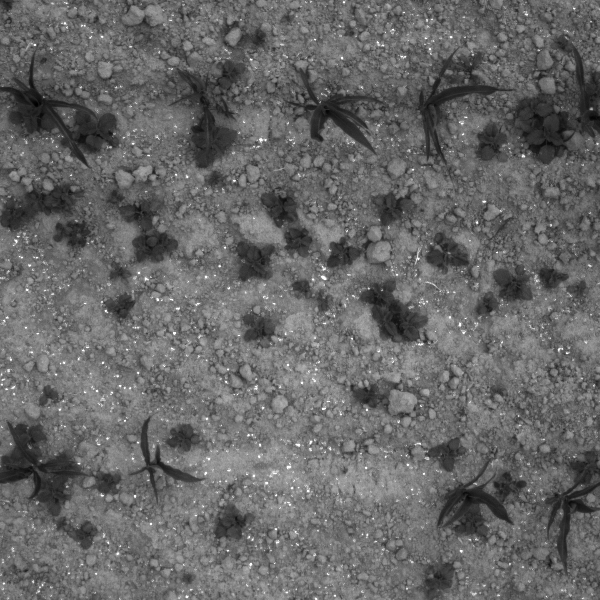
#> input picture IDW_Task/weed_sample.png, 600 x 600 px
$ python idw_interpolation.py
#> lines starting #> are read from the running program, lines starting #| are printed output that depends on the picture
import numpy as np
from scipy.spatial import KDTree
import matplotlib.pyplot as plt
from osgeo import gdal
import os
from PIL import Image

# 设置中文字体支持
import matplotlib.font_manager as fm

# 尝试设置中文字体
chinese_fonts = ['SimHei', 'DejaVu Sans', 'Arial Unicode MS', 'Microsoft YaHei', 'Noto Sans CJK SC']
available_fonts = [f.name for f in fm.fontManager.ttflist]

# 选择第一个可用的中文字体
chosen_font = 'DejaVu Sans'  # 默认字体
for font in chinese_fonts:
    if font in available_fonts:
        chosen_font = font
        break

plt.rcParams['font.sans-serif'] = [chosen_font]
plt.rcParams['axes.unicode_minus'] = False

print(f"使用字体: {chosen_font}")

# 检查字体是否支持中文
def check_chinese_support():
    """检查当前字体是否支持中文"""
    try:
        import matplotlib.pyplot as plt
        fig, ax = plt.subplots(1, 1, figsize=(1, 1))
        ax.text(0.5, 0.5, '中', transform=ax.transAxes)
        fig.savefig('font_test.png')
        plt.close(fig)
        return True
    except:
        return False

# 如果字体不支持中文，使用英文标签
if not check_chinese_support():
    print("警告：中文字体不可用，将使用英文标签")
    # 英文标签版本
    EN_LABELS = {
        'title': 'Weed Density IDW Interpolation Heatmap',
        'xlabel': 'X Coordinate (pixels)',
        'ylabel': 'Y Coordinate (pixels)',
        'colorbar': 'Weed Density (plants/m²)',
        'legend': 'Sample Points',
        'stats_template': 'Samples: {} | Max: {:.1f} | Min: {:.1f}'
    }
else:
    # 中文标签版本
    EN_LABELS = {
        'title': '杂草密度IDW插值热力图',
        'xlabel': 'X坐标（像素）',
        'ylabel': 'Y坐标（像素）',
        'colorbar': '杂草密度（株/m²）',
        'legend': '样本点',
        'stats_template': '样本点: {} | 最大密度: {:.1f} | 最小密度: {:.1f}'
    }


def read_sample_data(sample_path):
    """读取样本数据（自动识别GeoTIFF/PNG）"""
#> called with sample_path = 'weed_sample.png'
    try:
        if sample_path.endswith('.tif'):
            # 读取GeoTIFF格式
            dataset = gdal.Open(sample_path)
            density_matrix = dataset.ReadAsArray().astype(np.float32)
            geotransform = dataset.GetGeoTransform()
            origin_x, pixel_width = geotransform[0], geotransform[1]
            origin_y, pixel_height = geotransform[3], geotransform[5]

            # 提取有效样本点（过滤背景）
            y_indices, x_indices = np.where(density_matrix > 0)
            x_coords = origin_x + x_indices * pixel_width
            y_coords = origin_y + y_indices * pixel_height
            densities = density_matrix[y_indices, x_indices]
            dataset = None
        elif sample_path.endswith('.png'):
            # 读取PNG格式（灰度值映射为密度）
            img = Image.open(sample_path).convert('L')
#> img: PIL image 600x600 L; every value is 255
            density_matrix = np.array(img).astype(np.float32) / 255 * 100  # 0-100密度范围
#> density_matrix: shape (600, 600) float32; every value is 100
            y_indices, x_indices = np.where(density_matrix > 5)  # 过滤噪声

            # 改进：稀疏采样，避免样本点过多
            total_points = len(y_indices)
#> total_points = 360000
            if total_points > 10000:  # 如果样本点超过10000个，进行稀疏采样
                sampling_ratio = 10000 / total_points  # 目标采样比例
#> sampling_ratio = 0.0278
                step = max(1, int(1 / sampling_ratio))  # 计算采样步长
#> step = 36
                selected_indices = np.arange(0, total_points, step)
#> selected_indices = 10000 values from 0 to 359964

                x_coords = x_indices[selected_indices].astype(np.float32)
#> x_coords = 10000 values, max 588 at index 33, min 0 at index 0, mean 294
                y_coords = y_indices[selected_indices].astype(np.float32)
#> y_coords = 10000 values from 0 to 599
                densities = density_matrix[y_indices[selected_indices], x_indices[selected_indices]]
#> densities = 10000 values from 100 to 100
                print(f"稀疏采样：从{total_points}个样本中选择了{len(x_coords)}个样本点")
#| 稀疏采样：从360000个样本中选择了10000个样本点
            else:
                x_coords = x_indices.astype(np.float32)
                y_coords = y_indices.astype(np.float32)
                densities = density_matrix[y_indices, x_indices]
        else:
            print("错误：仅支持.tif和.png格式！")
            return None, None

        # 组合样本点
        samples = np.vstack((x_coords, y_coords)).T
#> samples = 10000 pairs, first value 0 to 588, second value 0 to 599
        print(f"成功读取样本：{len(samples)}个有效样本点")
#| 成功读取样本：10000个有效样本点
        return samples, densities
    except Exception as e:
        print(f"读取样本失败：{str(e)}")
        return None, None


def idw_interpolation(samples, densities, grid_x, grid_y, power=2, max_neighbors=10):
    """
    核心IDW插值计算（改进版，支持参数调节）

    参数:
    - samples: 样本点坐标 (N, 2)
    - densities: 样本点密度值 (N,)
    - grid_x, grid_y: 插值网格
    - power: 距离衰减系数 (默认2)
    - max_neighbors: 最大近邻点数 (默认10)
    """
    tree = KDTree(samples)
    grid_points = np.vstack((grid_x.ravel(), grid_y.ravel())).T
    interpolated = np.zeros(grid_points.shape[0])

    # 批量查询以提高性能
    k_neighbors = min(max_neighbors, len(samples))

    print(f"正在使用IDW插值，参数：power={power}, max_neighbors={k_neighbors}")

    # 分批处理以减少内存占用
    batch_size = 1000
    for i in range(0, len(grid_points), batch_size):
        end_idx = min(i + batch_size, len(grid_points))
        batch_points = grid_points[i:end_idx]

        # 查询近邻点
        distances, indices = tree.query(batch_points, k=k_neighbors)

        # 计算权重
        distances = np.maximum(distances, 1e-8)  # 避免除零
        weights = 1 / (distances ** power)

        # 批量计算插值结果
        batch_interpolated = np.sum(weights * densities[indices], axis=1) / np.sum(weights, axis=1)
        interpolated[i:end_idx] = batch_interpolated

        if i % (batch_size * 10) == 0:
            print(f"处理进度: {i/len(grid_points)*100:.1f}%")

    return interpolated.reshape(grid_x.shape)


def generate_heatmap():
    """主函数：生成热力图"""
    # 1. 配置文件路径（无需修改，样本已重命名）
    sample_path = "weed_sample.png"  # 使用PNG格式样本
    output_path = "weed_density_heatmap.png"

    # 2. 读取样本
    samples, densities = read_sample_data(sample_path)
#> densities = 10000 values from 100 to 100
    if samples is None or len(samples) < 3:
        print("错误：样本点不足3个，无法插值！")
        return

    # 3. 创建插值网格
    x_min, x_max = samples[:, 0].min(), samples[:, 0].max()
#> x_min = 0; x_max = 588
    y_min, y_max = samples[:, 1].min(), samples[:, 1].max()
#> y_min = 0; y_max = 599
    x_range = np.arange(x_min - 10, x_max + 10, 1)  # 扩展边界，分辨率1
#> x_range = 608 values from -10 to 597
    y_range = np.arange(y_min - 10, y_max + 10, 1)
#> y_range = 619 values from -10 to 608
    grid_x, grid_y = np.meshgrid(x_range, y_range)

    # 4. 执行插值
    print("正在计算插值...")
    heatmap = idw_interpolation(samples, densities, grid_x, grid_y, power=2, max_neighbors=10)
#> in idw_interpolation, `grid_points = np.vstack((grid_x.ravel(), grid_y.ravel())).T`: grid_points = 376352 pairs, first value -10 to 597, second value -10 to 608
#> in idw_interpolation, `k_neighbors = min(max_neighbors, len(samples))`: k_neighbors = 10
#| 正在使用IDW插值，参数：power=2, max_neighbors=10
#> the loop in idw_interpolation, `for i in range(0, len(grid_points), batch_size):` made 377 passes
#> (i, end_idx) on passes 2 to 4: (1000, 2000), (2000, 3000), (3000, 4000)
#| 处理进度: 0.0%
#| 处理进度: 2.7%
#| 处理进度: 5.3%
#| 处理进度: 8.0%
#| 处理进度: 10.6%
#| 处理进度: 13.3%
#| 处理进度: 15.9%
#| 处理进度: 18.6%
#> (further printed lines are left out)

    # 5. 保存热力图
    plt.figure(figsize=(12, 10))

    # 主热力图
    im = plt.imshow(heatmap, extent=(x_min - 10, x_max + 10, y_min - 10, y_max + 10),
                    cmap='YlOrRd', alpha=0.8)

    # 叠加样本点（根据密度值着色）
    sample_colors = densities / densities.max() if densities.max() > 0 else densities
#> sample_colors = 10000 values from 1 to 1
    scatter = plt.scatter(samples[:, 0], samples[:, 1], c=sample_colors,
                         cmap='viridis', s=20, alpha=0.7, edgecolors='black', linewidth=0.5,
                         label=f'{EN_LABELS["legend"]} ({len(samples)}个)' if '个' in EN_LABELS["legend"] else f'{EN_LABELS["legend"]} ({len(samples)})')

    # 添加颜色条
    cbar = plt.colorbar(im, label=EN_LABELS["colorbar"])
    cbar.ax.tick_params(labelsize=12)

    # 图表美化
    plt.title(EN_LABELS["title"], fontsize=16, fontweight='bold')
    plt.xlabel(EN_LABELS["xlabel"], fontsize=12)
    plt.ylabel(EN_LABELS["ylabel"], fontsize=12)

    # 添加网格
    plt.grid(True, alpha=0.3)

    # 图例
    plt.legend(loc='upper right', fontsize=10)

    # 添加统计信息
    stats_text = EN_LABELS["stats_template"].format(len(samples), heatmap.max(), heatmap.min())
#> stats_text = '样本点: 10000 | 最大密度: 100.0 | 最小密度: 100.0'
    plt.text(0.02, 0.98, stats_text, transform=plt.gca().transAxes,
             verticalalignment='top', bbox=dict(boxstyle='round', facecolor='white', alpha=0.8),
             fontsize=10)

    plt.tight_layout()
    plt.savefig(output_path, dpi=300, bbox_inches='tight')
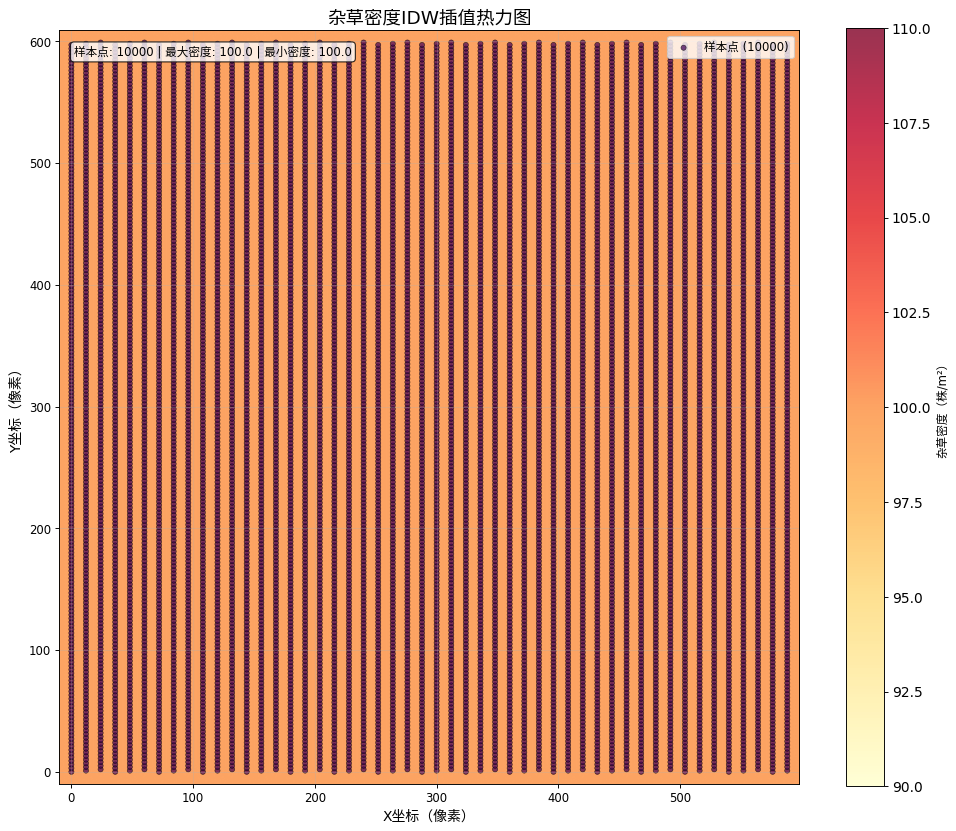
#> figure drawn by matplotlib, 2 panels
    plt.close()

    print(f"成功！热力图已保存为：{output_path}")
    print(f"热力图尺寸：{heatmap.shape}，最大密度：{heatmap.max():.2f}，最小密度：{heatmap.min():.2f}")
#| 热力图尺寸：(619, 608)，最大密度：100.00，最小密度：100.00


# 脚本入口点
if __name__ == "__main__":
    print("=== 杂草密度IDW插值系统 ===")
    print("开始生成热力图...")
    generate_heatmap()
    print("完成！")
